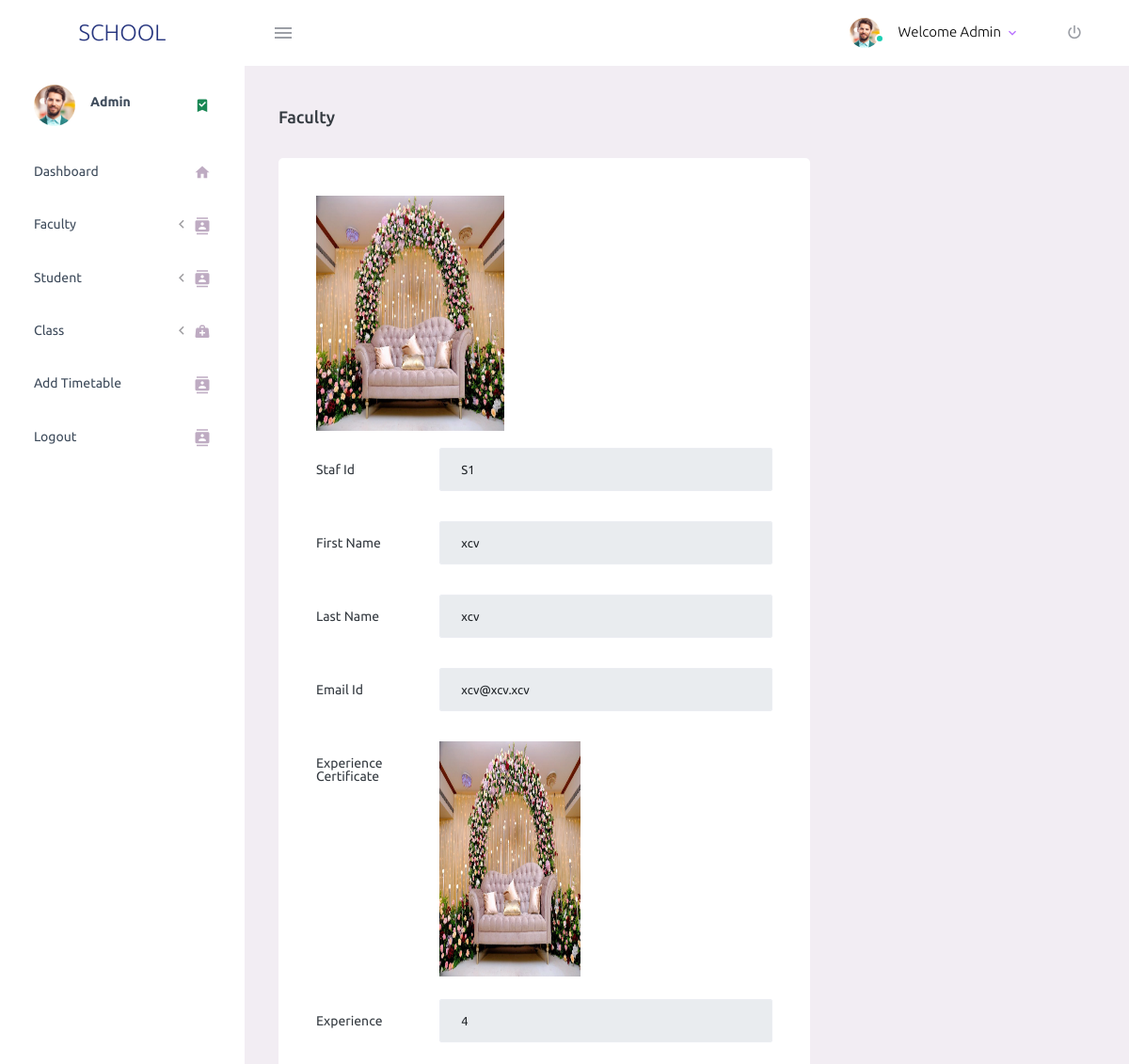
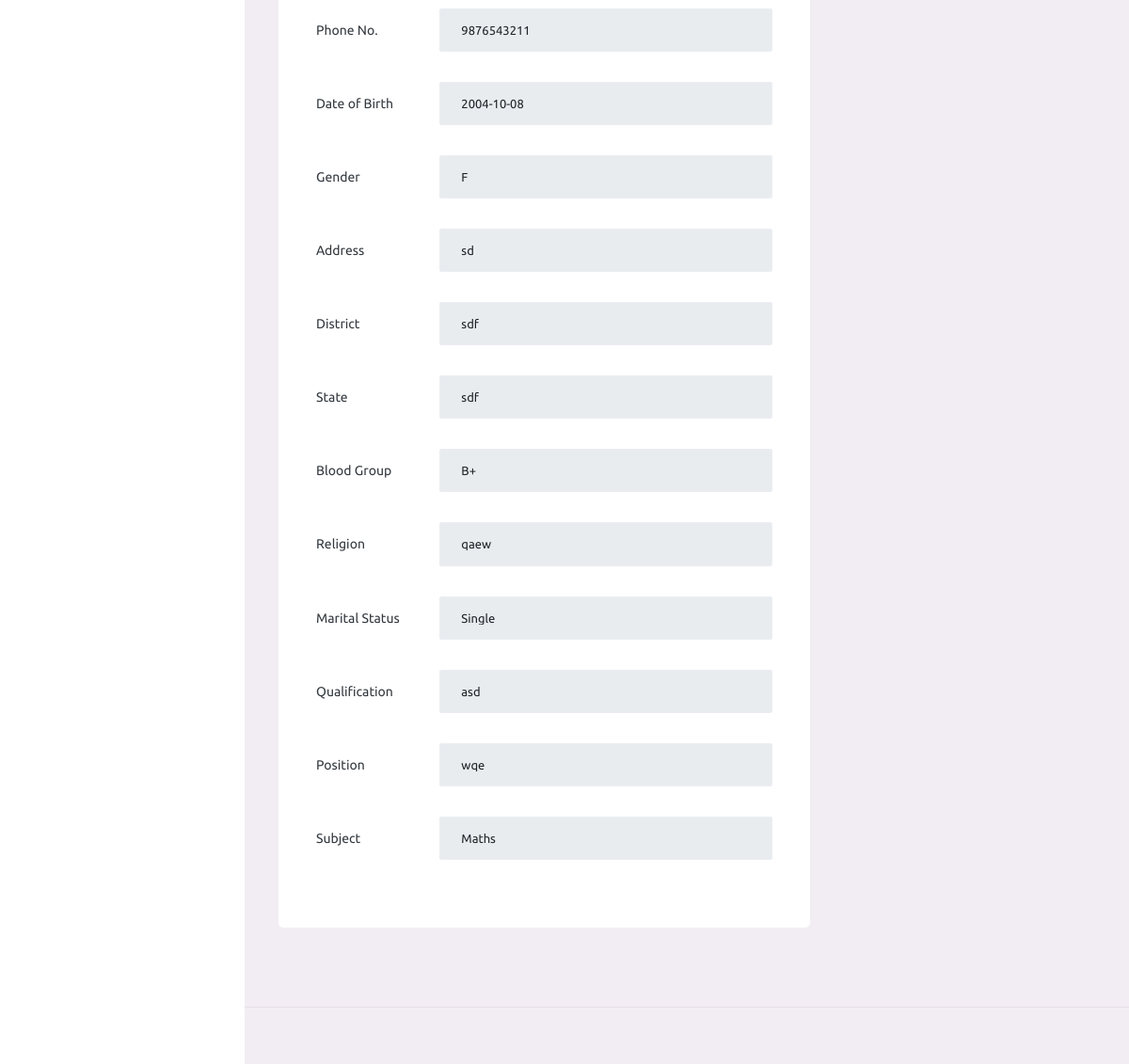
/viewfac.php?id=1, run on the app's committed database (2 pictures, top to bottom).
### tables this page shows
CREATE TABLE `tbl_teachreg` (
  `teach_id` int(50) NOT NULL,
  `staff_id` varchar(11) NOT NULL,
  `firstname` varchar(20) NOT NULL,
  `lastname` varchar(20) NOT NULL,
  `email` varchar(100) NOT NULL,
  `dob` date NOT NULL,
  `gender` varchar(20) NOT NULL,
  `address` varchar(100) NOT NULL,
  `district` varchar(20) NOT NULL,
  `state` varchar(20) NOT NULL,
  `religion` varchar(20) NOT NULL,
  `phno` varchar(20) NOT NULL,
  `bloodgroup` varchar(20) NOT NULL,
  `image` varchar(1000) NOT NULL,
  `qualification` varchar(100) NOT NULL,
  `position` varchar(100) NOT NULL,
  `Subject` varchar(100) NOT NULL,
  `Maritial_status` varchar(100) NOT NULL,
  `Experience` int(11) NOT NULL,
  `Experience_certificate` varchar(1000) NOT NULL
);

### DatabaseCon.php (called while the page is built, shortened)
<?php
class DatabaseCon {
private $dbhost = 'localhost:3306';
private $dbuser = 'root';
private $dbpass = '';
private $db = 'studmgsystem';
private $conn;
   function __construct()
   		 {
      		$this->conn = mysqli_connect($this->dbhost, $this->dbuser, $this->dbpass, $this->db);
        }
   function selectData($str)
   {
   $retval=mysqli_query($this->conn,$str);
   return $retval;
   }
}

### viewfac.php (the view, shortened to what this page needs)
<!DOCTYPE html>
<html lang="en">
  <head>
    <link rel="stylesheet" href="assets/vendors/mdi/css/materialdesignicons.min.css">
    <link rel="stylesheet" href="assets/vendors/css/vendor.bundle.base.css">
    <link rel="stylesheet" href="assets/css/style.css">
  </head>
  <body>
    <div class="container-scroller">
      <nav class="navbar default-layout-navbar col-lg-12 col-12 p-0 fixed-top d-flex flex-row">
        <div class="text-center navbar-brand-wrapper d-flex align-items-center justify-content-center">
          <a class="navbar-brand brand-logo" href="index.php"> SCHOOL</a>
        </div>
        <div class="navbar-menu-wrapper d-flex align-items-stretch">
          <button class="navbar-toggler navbar-toggler align-self-center" type="button" data-toggle="minimize">
            <span class="mdi mdi-menu"></span>
          </button>
          <ul class="navbar-nav navbar-nav-right">
            <li class="nav-item nav-profile dropdown">
              <a class="nav-link dropdown-toggle" id="profileDropdown" href="#" data-bs-toggle="dropdown" aria-expanded="false">
                <div class="nav-profile-img">
                  <img src="assets/images/faces/face1.jpg" alt="image">
                  <span class="availability-status online"></span>
                </div>
                <div class="nav-profile-text">
                  <p class="mb-1 text-black">Welcome Admin</p>
                </div>
              </a>
            </li>
            <li class="nav-item nav-logout d-none d-lg-block">
              <a class="nav-link" href="logout.php">
                <i class="mdi mdi-power"></i>
              </a>
            </li>
          </ul>
        </div>
      </nav>
      <div class="container-fluid page-body-wrapper">
        <nav class="sidebar sidebar-offcanvas" id="sidebar">
        <ul class="nav">
          <li class="nav-item nav-profile">
            <a href="#" class="nav-link">
              <div class="nav-profile-image">
                <img src="assets/images/faces/face1.jpg" alt="profile">
              </div>
              <div class="nav-profile-text d-flex flex-column">
                <span class="font-weight-bold mb-2">Admin</span>
              </div>
              <i class="mdi mdi-bookmark-check text-success nav-profile-badge"></i>
            </a>
          </li>
          <li class="nav-item">
            <a class="nav-link" href="adminhome.php">
              <span class="menu-title">Dashboard</span>
              <i class="mdi mdi-home menu-icon"></i>
            </a>
          </li>
          <li class="nav-item">
            <a class="nav-link" data-bs-toggle="collapse" href="#faculty_details" aria-expanded="false" aria-controls="faculty_details">
              <span class="menu-title">Faculty</span>
              <i class="menu-arrow"></i>
              <i class="mdi mdi-contacts menu-icon"></i>
            </a>
          </li>
          <li class="nav-item">
            <a class="nav-link" data-bs-toggle="collapse" href="#student_details" aria-expanded="false" aria-controls="student_details">
              <span class="menu-title">Student</span>
              <i class="menu-arrow"></i>
              <i class="mdi mdi-contacts menu-icon"></i>
            </a>
          </li>
          <li class="nav-item">
            <a class="nav-link" data-bs-toggle="collapse" href="#class_details" aria-expanded="false" aria-controls="class_details">
              <span class="menu-title">Class</span>
              <i class="menu-arrow"></i>
              <i class="mdi mdi-medical-bag menu-icon"></i>
            </a>
          </li>
          <li class="nav-item">
            <a class="nav-link" href="classtimetable.php">
              <span class="menu-title">Add Timetable</span>
              <i class="mdi mdi-contacts menu-icon"></i>
            </a>
          </li>
          <li class="nav-item">
            <a class="nav-link" href="logout.php">
              <span class="menu-title">Logout</span>
              <i class="mdi mdi-contacts menu-icon"></i>
            </a>
        </ul>
      </nav>
        <div class="main-panel">
          <div class="content-wrapper">
            <div class="page-header">
                 <h4 class="card-title">Faculty</h4>
            </div>
            <div class="row">
               <div class="col-md-8 grid-margin stretch-card">
                <div class="card">
                  <div class="card-body">
<?php
include('DatabaseCon.php');
$db=new DatabaseCon;
$s="select * from tbl_teachreg where teach_id='".$_GET['id']."'";
$rs=$db->selectData($s);
$row=mysqli_fetch_array($rs);
?>
<img src="<?php echo $row['image'];?>" width="200" height="250"/><br/><br/>
<div class="form-group row">
<label for="exampleInputUsername2" class="col-sm-3 col-form-label">Staf Id</label>
<div class="col-sm-9">
<input type="text" name="stid"  required class="form-control" value="<?php echo $row['staff_id'];?>" readonly />
</div>
  </div>
<div class="form-group row">
<label for="exampleInputUsername2" class="col-sm-3 col-form-label">First Name</label>
<div class="col-sm-9">
<input type="text" name="fn" pattern="[a-z A-Z]+" required class="form-control" value="<?php echo $row['firstname'];?>" readonly/>
</div>
  </div>
<div class="form-group row">
<label for="exampleInputUsername2" class="col-sm-3 col-form-label">Last Name</label>
<div class="col-sm-9">
<input type="text" name="ln" pattern="[a-z A-Z]+" required class="form-control" value="<?php echo $row['lastname'];?>" readonly/>
</div>
</div>
<div class="form-group row">
<label for="exampleInputUsername2" class="col-sm-3 col-form-label">Email Id</label>
<div class="col-sm-9">
<input type="email" name="fem" required class="form-control" value="<?php echo $row['email'];?>" readonly/>
</div>
</div>
<div class="form-group row">
<label for="exampleInputUsername2" class="col-sm-3 col-form-label">Experience Certificate</label>
<div class="col-sm-9">
<a href="<?php echo $row['Experience_certificate'];?>" target="_blank"><img src="<?php echo $row['Experience_certificate'];?>" width="150" height="250"/></a>
</div>
</div>
<div class="form-group row">
<label for="exampleInputUsername2" class="col-sm-3 col-form-label">Experience </label>
<div class="col-sm-9">
<input type="text" name="exp" required class="form-control" value="<?php echo $row['Experience'];?>" readonly/>
</div>
</div>
<div class="form-group row">
<label for="exampleInputUsername2" class="col-sm-3 col-form-label">Phone No.</label>
<div class="col-sm-9">
<input type="text" name="phn" pattern="[0-9]{10}"required class="form-control" readonly value="<?php echo $row['phno'];?>"/>
</div>
</div>
<div class="form-group row">
<label for="exampleInputUsername2" class="col-sm-3 col-form-label">Date of Birth</label>
<div class="col-sm-9">
<input type="text" name="dob"  readonly value="<?php echo $row['dob'];?>" required class="form-control"/>
</div>
</div>
<div class="form-group row">
<label for="exampleInputUsername2" class="col-sm-3 col-form-label">Gender</label>
<div class="col-sm-9">
<input type="text" name="g"  readonly value="<?php echo $row['gender'];?>" required class="form-control"/>
</div>
</div>
<div class="form-group row">
<label for="exampleInputUsername2" class="col-sm-3 col-form-label">Address</label>
<div class="col-sm-9">
<input type="text" name="adr" required class="form-control" readonly value="<?php echo $row['address'];?>"/>
</div>
</div>
<div class="form-group row">
<label for="exampleInputUsername2" class="col-sm-3 col-form-label">District</label>
<div class="col-sm-9">
<input type="text" name="dist" pattern="[a-z A-Z]+" required readonly class="form-control" value="<?php echo $row['district'];?>"/>
</div>
</div>
<div class="form-group row">
<label for="exampleInputUsername2" class="col-sm-3 col-form-label">State</label>
<div class="col-sm-9">
<input type="text" name="st" pattern="[a-z A-Z]+" required readonly class="form-control" value="<?php echo $row['state'];?>"/>
</div>
</div>
<div class="form-group row">
<label for="exampleInputUsername2" class="col-sm-3 col-form-label">Blood Group</label>
<div class="col-sm-9">
<input type="text" name="bg" required class="form-control" readonly value="<?php echo $row['bloodgroup'];?>"/>
</div>
</div>
<div class="form-group row">
<label for="exampleInputUsername2" class="col-sm-3 col-form-label">Religion</label>
<div class="col-sm-9">
<input type="text" name="rl" pattern="[a-z A-Z]+" required readonly class="form-control" value="<?php echo $row['religion'];?>"/>
</div>
</div>
<div class="form-group row">
<label for="exampleInputUsername2" class="col-sm-3 col-form-label">Marital Status</label>
<div class="col-sm-9">
<input type="text" name="ms" pattern="[a-z A-Z]+"required readonly class="form-control" value="<?php echo $row['Maritial_status'];?>"/>
</div>
</div>
<div class="form-group row">
<label for="exampleInputUsername2" class="col-sm-3 col-form-label">Qualification</label>
<div class="col-sm-9">
<input type="text" name="qua" required class="form-control" readonly value="<?php echo $row['qualification'];?>"/>
</div>
</div>
<div class="form-group row">
<label for="exampleInputUsername2" class="col-sm-3 col-form-label">Position</label>
<div class="col-sm-9">
<input type="text" name="pos" required class="form-control" readonly value="<?php echo $row['position'];?>"/>
</div>
</div>
<div class="form-group row">
<label for="exampleInputUsername2" class="col-sm-3 col-form-label">Subject</label>
<div class="col-sm-9">
<input type="text" name="sub" required class="form-control" readonly value="<?php echo $row['Subject'];?>"/>
</div>
</div>
       </div></div></div>
		  </div>
          </div>
          <footer class="footer">
          </footer>
        </div>
      </div>
    </div>
  </body>
</html>

### data on the page
tbl_teachreg: image (picture), stid "S1", fn "xcv", ln "xcv", fem "xcv@xcv.xcv", Experience_certificate (picture), exp "4", phn "9876543211", dob "2004-10-08", g "F", adr "sd", dist "sdf", st "sdf", bg "B+", rl "qaew", ms "Single", qua "asd", pos "wqe", sub "Maths"
